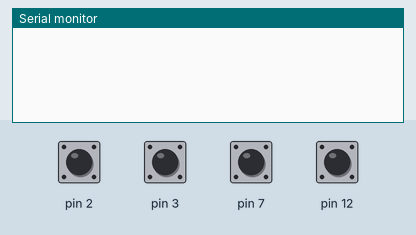
Bench run of a sketch on a simulated Arduino Uno, built with avr-gcc and run on an emulated ATmega328P. On the bench: the last lines printed to the serial monitor. The inputs (shaded band) are chosen by the test bench; at power-on: pin 2, pin 3, pin 7, pin 12 HIGH. Sleep ends after the set time or at an interrupt.

Above: at 1.2 s.
1.3 s: pin 2 pulled LOW for 0.15 s
At 2.3 s:
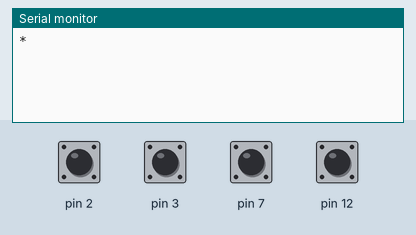
3.0 s: pin 3 pulled LOW for 0.15 s
At 4.5 s:
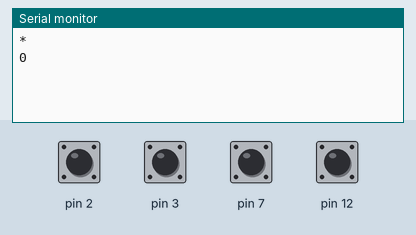
4.8 s: pin 7 pulled LOW for 0.15 s
At 6.2 s:
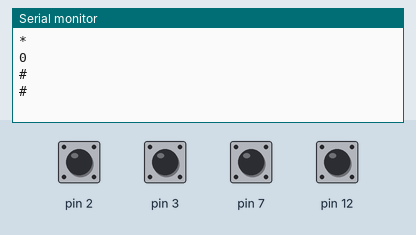
6.5 s: pin 12 pulled LOW for 0.15 s
At 7.4 s:
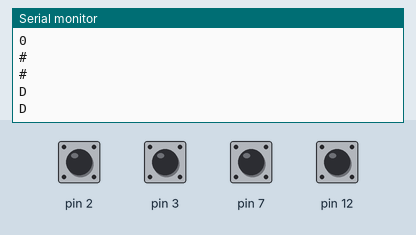

Measured:
- after the input at 1.3 s, the serial monitor: prints a new line after 0.22 s (image 1)
- after the input at 3.0 s, the serial monitor: prints a new line after 0.38 s (image 2)
- after the input at 4.8 s, the serial monitor: prints a new line after 0.23 s (image 3)
- after the input at 6.5 s, the serial monitor: prints a new line after 0.15 s (image 4)

The sketch:

TecladoMatricial_FreeRTOS.ino
```cpp
#include <Arduino_FreeRTOS.h>
//uso de semáforos y la interrupción externa
#include "semphr.h"

//macros para la configuración y manejo de pines
#define MakeInputPin(REG, PIN)       (REG &= (~(1 << PIN)))
#define MakeOutputPin(REG, PIN)      (REG |= (1 << PIN))
#define EnablePullUp(REG, PIN)       (REG |= (1 << PIN))
#define ReadInputPin(REG, PIN)       (REG & (1 << PIN))
#define WriteOutputPinLow(REG, PIN)  (REG &= ~(1 << PIN))
#define WriteOutputPinHigh(REG, PIN) (REG |= (1 << PIN))
#define ToggleOutputPin(REG, PIN)    (REG ^= (1 << PIN))

//declaraciones de la tasa de comunicación serial
#define F_CPU 16000000UL
#define USART_BAUDRATE 19200
#define UBRR_VALUE (((F_CPU / (USART_BAUDRATE * 16UL))) - 1)

//semaphore handle
SemaphoreHandle_t interruptSemaphore1;

//semaphore handle
SemaphoreHandle_t interruptSemaphore2;

//semaphore handle
SemaphoreHandle_t interruptSemaphore3;

//semaphore handle
SemaphoreHandle_t interruptSemaphore4;

//int num_fila=0;
//int *ptrnum_fila= &num_fila;

uint8_t num_fila = 0;
char tecla;

//retardo en ms
const unsigned int period = 24;

//buffer para el UART
unsigned char mybuffer[25];

void setup()
{
  //creación de tareas
  xTaskCreate(vTaskSendzeros,"Send zeros task",100,NULL,1,NULL);
  xTaskCreate(vHandler_line1,"Handler columna 1",100,NULL,1,NULL);
  xTaskCreate(vHandler_line2,"Handler columna 2",100,NULL,1,NULL);
  xTaskCreate(vHandler_line3,"Handler columna 3",100,NULL,1,NULL);
  xTaskCreate(vHandler_line4,"Handler columna 4",100,NULL,1,NULL);

  //configuración del puerto serial
  UBRR0H = (uint8_t)(UBRR_VALUE >> 8);
  UBRR0L = (uint8_t)UBRR_VALUE;
  UCSR0C = 0x06;       // Set frame format: 8data, 1stop bit
  UCSR0B |= (1 << RXEN0) | (1 << TXEN0);   // TX y RX habilitados

  // Renglones en alta impedancia
  MakeInputPin(DDRB, PB3); WriteOutputPinHigh(PORTB, PB3); //RENGLON 1
  MakeInputPin(DDRB, PB2); WriteOutputPinHigh(PORTB, PB2); //RENGLON 2
  MakeInputPin(DDRB, PB1); WriteOutputPinHigh(PORTB, PB1); //RENGLON 3
  MakeInputPin(DDRB, PB0); WriteOutputPinHigh(PORTB, PB0); //RENGLON 4

  // Columnas en pullup
  MakeInputPin(DDRD, PD2); EnablePullUp(PORTD, PD2); //COLUMNA 1
  MakeInputPin(DDRD, PD3); EnablePullUp(PORTD, PD3); //COLUMNA 2
  MakeInputPin(DDRD, PD7); EnablePullUp(PORTD, PD7); //COLUMNA 3
  MakeInputPin(DDRB, PB4); EnablePullUp(PORTB, PB4); //COLUMNA 4

  //creación del semáforo binario
  interruptSemaphore1 = xSemaphoreCreateBinary();

  //creación del semáforo binario
  interruptSemaphore2 = xSemaphoreCreateBinary();

  //creación del semáforo binario
  interruptSemaphore3 = xSemaphoreCreateBinary();

  //creación del semáforo binario
  interruptSemaphore4 = xSemaphoreCreateBinary();

  //si el semáforo es creado, inicializa interrupción INT0 (PD2)
  if(interruptSemaphore1 != NULL)
  {
    //se hace PD2 (pin 2) entrada
    DDRD &= ~(1 << PD2);
    //se habilta resistencia pull-up en PD2 (opcional)
    PORTD |= (1 << PD2);
    //se configura interrupción INT0 para disparos positivos
    EICRA |= (1 << ISC00);
    EICRA |= (1 << ISC01);
    //se habilita interrupción INT0
    EIMSK |= (1 << INT0);
    //se habilitan las interrupciones
    sei();
  }

  //si el semáforo es creado, inicializa interrupción INT1 (PD3)
  if(interruptSemaphore2 != NULL)
  {
    //se hace PD3 (pin 3) entrada
    DDRD &= ~(1 << PD3);
    //se habilita resistencia pull-up en PD3 (opcional)
    PORTD |= (1 << PD3);
    //se configura interrupción INT1 para disparos positivos
    EICRA |= (1 << ISC10);
    EICRA |= (1 << ISC11);
    //se habilita interrupción INT1
    EIMSK |= (1 << INT1);
    //se habilitan las interrupciones
    sei();
  }

  //si el semáforo es creado, inicializa interrupción PCINT2 (PD7)
  if(interruptSemaphore3 != NULL)
  {
    //se hace PD7 (pin 7) entrada
    DDRD &= ~(1 << PD7);
    //se habilita interrupción por cambio de estado en PORTC
    PCICR |= (1 << PCIE2);
    //se habilita interrupción PCINT23
    PCMSK2 |= (1 << PCINT23);
    //se habilitan las interrupciones
    sei();
  }

  //si el semáforo es creado, inicializa interrupción PCINT0 (PB4)
  if(interruptSemaphore4 != NULL)
  {
    //se hace PB4 (pin 12) entrada
    DDRB &= ~(1 << PB4);
    //se habilita interrupción por cambio de estado en PORTB
    PCICR |= (1 << PCIE0);
    //se habilita interrupción PCINT4
    PCMSK0 |= (1 << PCINT4);
    //se habilitan las interrupciones
    sei();
  }
}

void vTaskSendzeros(void * pvParameters)
{
  // Barrido de renglones

  num_fila=1;
  //renglón 1
  MakeOutputPin(DDRB, PB3);
  WriteOutputPinLow(PORTB, PB3);
  // Regresa el renglón a alta impedancia
  WriteOutputPinHigh(PORTB, PB3);
  MakeInputPin(DDRB, PB3);


  _delay_ms(period);
  num_fila=2;
  //renglón 2
  MakeOutputPin(DDRB, PB2);
  WriteOutputPinLow(PORTB, PB2);
  // Regresa el renglón a alta impedancia
  WriteOutputPinHigh(PORTB, PB2);
  MakeInputPin(DDRB, PB2);

  _delay_ms(period);
  num_fila=3;
  //renglón 3
  MakeOutputPin(DDRB, PB1);
  WriteOutputPinLow(PORTB, PB1);
  // Regresa el renglón a alta impedancia
  WriteOutputPinHigh(PORTB, PB1);
  MakeInputPin(DDRB, PB1);

  _delay_ms(period);
  _delay_ms(period);
  num_fila=4;
  //renglón 4
  MakeOutputPin(DDRB, PB0);
  WriteOutputPinLow(PORTB, PB0);
  // Regresa el renglón a alta impedancia
  WriteOutputPinHigh(PORTB, PB0);
  MakeInputPin(DDRB, PB0);
  _delay_ms(period);

}

void vHandler_line1(void *pvParameters)
{
  while(1)
  {
    //espera por siempre al semáforo
    if (xSemaphoreTakeFromISR(interruptSemaphore1, NULL) == pdPASS)
    {
    switch(num_fila){
      case 1:
        _delay_ms(period);
        tecla = '1';
        break;
      case 2:
        _delay_ms(period);
        tecla = '4';
        break;
      case 3:
        _delay_ms(period);
        tecla = '7';
        break;
      case 4:
        _delay_ms(period);
        tecla = '*';
        break;
    }
    sprintf(mybuffer, "%c\n", tecla);
    USART_Transmit_String((unsigned char *)mybuffer);
    }
  }
}


void vHandler_line2(void *pvParameters)
{
  while(1)
  {
    //espera por siempre al semáforo
    if (xSemaphoreTakeFromISR(interruptSemaphore2, NULL) == pdPASS)
    {
      switch(num_fila)
      {
        case 1:
          _delay_ms(period);
          tecla = '2';
          break;
        case 2:
          _delay_ms(period);
          tecla = '5';
          break;
        case 3:
          _delay_ms(period);
          tecla = '8';
          break;
        case 4:
          _delay_ms(period);
          tecla = '0';
          break;
      }
      sprintf(mybuffer, "%c\n", tecla);
      USART_Transmit_String((unsigned char *)mybuffer);
    }

  }
}

void vHandler_line3(void *pvParameters)
{
  while(1)
  {
    //espera por siempre al semáforo
    if (xSemaphoreTakeFromISR(interruptSemaphore3, NULL) == pdPASS)
    {
      switch(num_fila)
      {
        case 1:
          _delay_ms(period);
          tecla = '3';
          break;
        case 2:
          _delay_ms(period);
          tecla = '6';
          break;
        case 3:
          _delay_ms(period);
          tecla = '9';
          break;
        case 4:
          _delay_ms(period);
          tecla = '#';
          break;
      }
      sprintf(mybuffer, "%c\n", tecla);
      USART_Transmit_String((unsigned char *)mybuffer);
    }

  }
}

void vHandler_line4(void *pvParameters)
{
  while(1)
  {
    //espera por siempre al semáforo
    if (xSemaphoreTakeFromISR(interruptSemaphore4, NULL) == pdPASS)
    {
      switch(num_fila)
      {
        case 1:
        _delay_ms(period);
        tecla = 'A';
          break;
        case 2:
        _delay_ms(period);
        tecla = 'B';
          break;
        case 3:
        _delay_ms(period);
        tecla = 'C';
          break;
        case 4:
        _delay_ms(period);
        tecla = 'D';
          break;
      }
      sprintf(mybuffer, "%c\n", tecla);
      USART_Transmit_String((unsigned char *)mybuffer);
    }

  }
}

ISR(INT0_vect){ //columna 1 pin 2 PORT D

  //da el semáforo desde ISR
  xSemaphoreGiveFromISR(interruptSemaphore1, NULL);

//sprintf(mybuffer,"INT0\n");
//USART_Transmit_String((unsigned char *)mybuffer);
}

ISR(INT1_vect){ //columna 2 pin 3 PORTD

  //da el semáforo desde ISR
  xSemaphoreGiveFromISR(interruptSemaphore2, NULL);

//sprintf(mybuffer,"INT1\n");
//USART_Transmit_String((unsigned char *)mybuffer);
}

ISR(PCINT2_vect){ //columna 3 pin 7 PORTD

  //da el semáforo desde ISR
  xSemaphoreGiveFromISR(interruptSemaphore3, NULL);

//sprintf(mybuffer,"PCINT2_(PD7)\n");
//USART_Transmit_String((unsigned char *)mybuffer);
}


ISR(PCINT0_vect){ //columna 4 pin 12 PORTB

  //da el semáforo desde ISR
  xSemaphoreGiveFromISR(interruptSemaphore4, NULL);

//sprintf(mybuffer,"PCINT0_(PD12)\n");
//USART_Transmit_String((unsigned char *)mybuffer);
}

void loop()
{

  //modo power down
  SMCR |= (1<<SM1);
  //desactiva interrupciones
  cli();
  //habilita sleep
  SMCR |= (1<<SE);
  //habilita interrupciones
  sei();
  //aplica sleep
  asm("SLEEP");
  //deshabilita sleep
  SMCR &= ~(1<<SE);
}

//////////funciones de transmisión del UART///////////////

void USART_Transmit(unsigned char data)
{
  //wait for empty transmit buffer
  while(!(UCSR0A & (1 << UDRE0)));

  //put data into buffer, send data
  UDR0 = data;
}

void USART_Transmit_String(unsigned char * pdata)
{
  unsigned char i;
  //calculate string length
  unsigned char len = strlen(pdata);

  //transmit byte for byte
  for(i=0; i < len; i++)
  {
    //wait for empty transmit buffer
    while(!(UCSR0A & (1 << UDRE0)));
    //put data into buffer, send data
    UDR0 = pdata[i];
  }
}
//////////////////////////////////////////////////////////////
```
